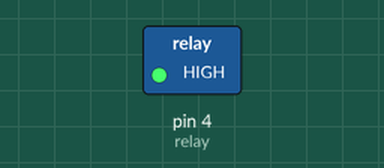
This program was run on a simulated MicroPython board. Shown: switched loads named in the program (green lamp = pin HIGH). At 5.0 s the program stops and its outputs stay as they are.

Above: at 0.1 s.
At 5.1 s:
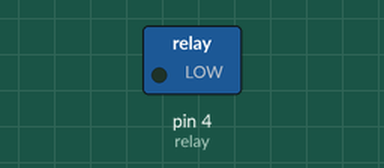
Timing chart, 0 to 6.5 s (numbered marks = the images above):
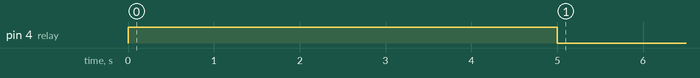

The program:

main.py
```python
from machine import Pin
import time

# look at the microcontroller schematic to find the pin numbers
relay = Pin(4, Pin.OUT, value=0)

relay.value(1)
time.sleep(5)
relay.value(0)
# stop the script by pressing ctrl-C in the shell
```

Measured:
- by itself, pin 4 (relay): LOW → HIGH at 0.00 s, → LOW 5.0 s later
